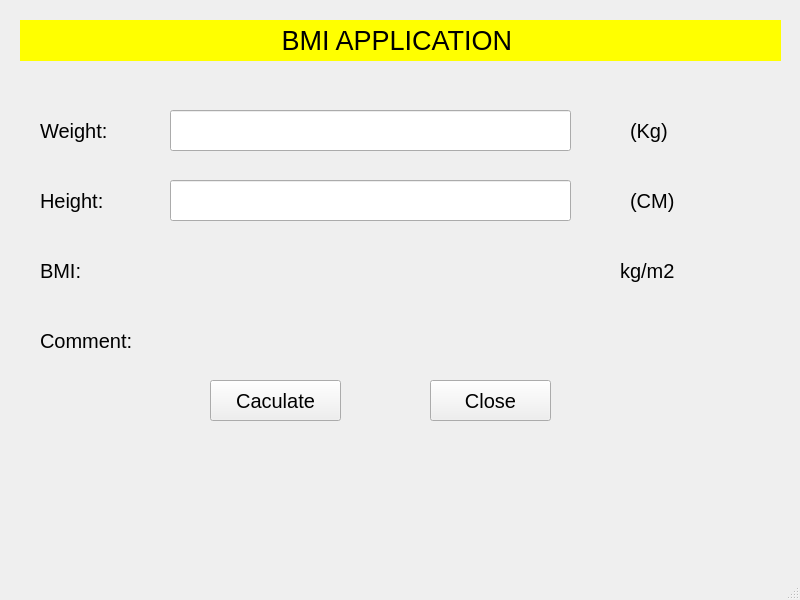
<?xml version="1.0" encoding="UTF-8"?>
<ui version="4.0">
 <class>MainWindow</class>
 <widget class="QMainWindow" name="MainWindow">
  <property name="geometry">
   <rect>
    <x>0</x>
    <y>0</y>
    <width>800</width>
    <height>600</height>
   </rect>
  </property>
  <property name="windowTitle">
   <string>MainWindow</string>
  </property>
  <widget class="QWidget" name="centralwidget">
   <widget class="QLabel" name="label">
    <property name="geometry">
     <rect>
      <x>20</x>
      <y>20</y>
      <width>761</width>
      <height>41</height>
     </rect>
    </property>
    <property name="font">
     <font>
      <pointsize>20</pointsize>
     </font>
    </property>
    <property name="styleSheet">
     <string notr="true">background-color: rgb(255, 255, 0);</string>
    </property>
    <property name="text">
     <string>BMI APPLICATION </string>
    </property>
    <property name="alignment">
     <set>Qt::AlignCenter</set>
    </property>
   </widget>
   <widget class="QLabel" name="label_2">
    <property name="geometry">
     <rect>
      <x>40</x>
      <y>110</y>
      <width>101</width>
      <height>41</height>
     </rect>
    </property>
    <property name="font">
     <font>
      <pointsize>15</pointsize>
     </font>
    </property>
    <property name="text">
     <string>Weight:</string>
    </property>
   </widget>
   <widget class="QLabel" name="label_3">
    <property name="geometry">
     <rect>
      <x>40</x>
      <y>180</y>
      <width>101</width>
      <height>41</height>
     </rect>
    </property>
    <property name="font">
     <font>
      <pointsize>15</pointsize>
     </font>
    </property>
    <property name="text">
     <string>Height:</string>
    </property>
   </widget>
   <widget class="QLabel" name="label_4">
    <property name="geometry">
     <rect>
      <x>40</x>
      <y>250</y>
      <width>101</width>
      <height>41</height>
     </rect>
    </property>
    <property name="font">
     <font>
      <pointsize>15</pointsize>
     </font>
    </property>
    <property name="text">
     <string>BMI:</string>
    </property>
   </widget>
   <widget class="QLabel" name="label_5">
    <property name="geometry">
     <rect>
      <x>40</x>
      <y>320</y>
      <width>121</width>
      <height>41</height>
     </rect>
    </property>
    <property name="font">
     <font>
      <pointsize>15</pointsize>
     </font>
    </property>
    <property name="text">
     <string>Comment:</string>
    </property>
   </widget>
   <widget class="QLineEdit" name="lineEditWeight">
    <property name="geometry">
     <rect>
      <x>170</x>
      <y>110</y>
      <width>401</width>
      <height>41</height>
     </rect>
    </property>
   </widget>
   <widget class="QLineEdit" name="lineEditHeight">
    <property name="geometry">
     <rect>
      <x>170</x>
      <y>180</y>
      <width>401</width>
      <height>41</height>
     </rect>
    </property>
   </widget>
   <widget class="QLabel" name="label_6">
    <property name="geometry">
     <rect>
      <x>630</x>
      <y>110</y>
      <width>101</width>
      <height>41</height>
     </rect>
    </property>
    <property name="font">
     <font>
      <pointsize>15</pointsize>
     </font>
    </property>
    <property name="text">
     <string>(Kg)</string>
    </property>
   </widget>
   <widget class="QLabel" name="label_7">
    <property name="geometry">
     <rect>
      <x>630</x>
      <y>180</y>
      <width>101</width>
      <height>41</height>
     </rect>
    </property>
    <property name="font">
     <font>
      <pointsize>15</pointsize>
     </font>
    </property>
    <property name="text">
     <string>(CM)</string>
    </property>
   </widget>
   <widget class="QLabel" name="label_8">
    <property name="geometry">
     <rect>
      <x>620</x>
      <y>250</y>
      <width>101</width>
      <height>41</height>
     </rect>
    </property>
    <property name="font">
     <font>
      <pointsize>15</pointsize>
     </font>
    </property>
    <property name="text">
     <string>kg/m2</string>
    </property>
   </widget>
   <widget class="QPushButton" name="pushButtonCaculate">
    <property name="geometry">
     <rect>
      <x>210</x>
      <y>380</y>
      <width>131</width>
      <height>41</height>
     </rect>
    </property>
    <property name="font">
     <font>
      <pointsize>15</pointsize>
     </font>
    </property>
    <property name="text">
     <string>Caculate</string>
    </property>
    <property name="icon">
     <iconset>
      <normaloff>images/ic_caculate.png</normaloff>images/ic_caculate.png</iconset>
    </property>
   </widget>
   <widget class="QPushButton" name="pushButtonClose">
    <property name="geometry">
     <rect>
      <x>430</x>
      <y>380</y>
      <width>121</width>
      <height>41</height>
     </rect>
    </property>
    <property name="font">
     <font>
      <pointsize>15</pointsize>
     </font>
    </property>
    <property name="text">
     <string>Close</string>
    </property>
    <property name="icon">
     <iconset>
      <normaloff>images/ic_exit.png</normaloff>images/ic_exit.png</iconset>
    </property>
   </widget>
   <widget class="QLabel" name="labelBMI">
    <property name="geometry">
     <rect>
      <x>170</x>
      <y>260</y>
      <width>381</width>
      <height>21</height>
     </rect>
    </property>
    <property name="styleSheet">
     <string notr="true">color: rgb(255, 0, 0);</string>
    </property>
    <property name="text">
     <string/>
    </property>
   </widget>
   <widget class="QLabel" name="labelComment">
    <property name="geometry">
     <rect>
      <x>170</x>
      <y>330</y>
      <width>381</width>
      <height>21</height>
     </rect>
    </property>
    <property name="styleSheet">
     <string notr="true">color: rgb(0, 255, 0);</string>
    </property>
    <property name="text">
     <string/>
    </property>
   </widget>
  </widget>
  <widget class="QMenuBar" name="menubar">
   <property name="geometry">
    <rect>
     <x>0</x>
     <y>0</y>
     <width>800</width>
     <height>26</height>
    </rect>
   </property>
  </widget>
  <widget class="QStatusBar" name="statusbar"/>
 </widget>
 <resources/>
 <connections>
  <connection>
   <sender>pushButtonClose</sender>
   <signal>clicked()</signal>
   <receiver>MainWindow</receiver>
   <slot>close()</slot>
   <hints>
    <hint type="sourcelabel">
     <x>490</x>
     <y>426</y>
    </hint>
    <hint type="destinationlabel">
     <x>399</x>
     <y>299</y>
    </hint>
   </hints>
  </connection>
 </connections>
</ui>
